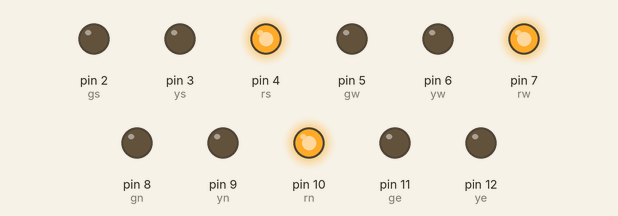
The sketch below on a simulated Arduino Uno, built with avr-gcc and run on an emulated ATmega328P. On the bench: output pins drawn as LEDs (lit = HIGH). Pins used as bus, display or sensor lines are not drawn.

Above: at 0.1 s.
At 1.1 s:
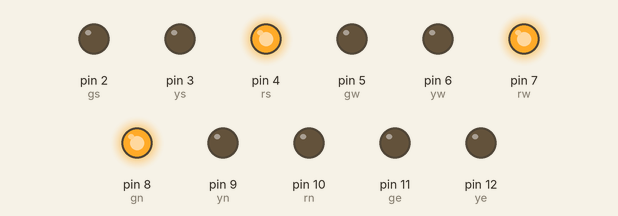
At 7.83 s:
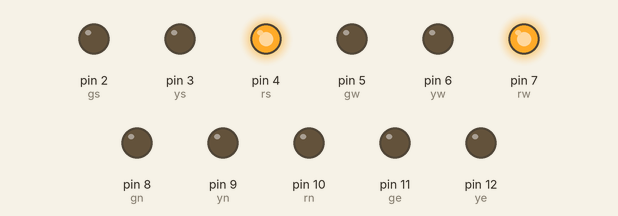
At 15.0 s:
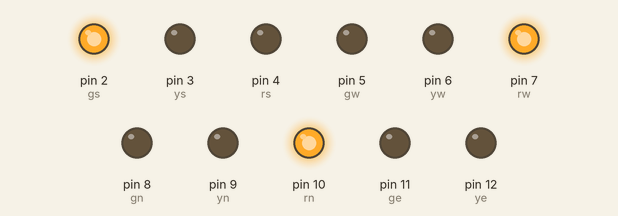
At 22.0 s:
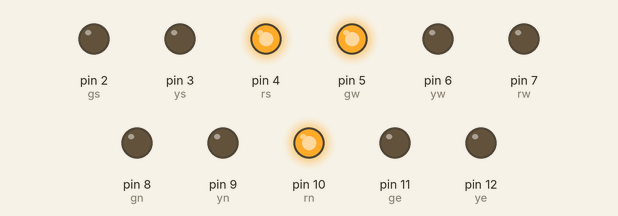
At 36.0 s:
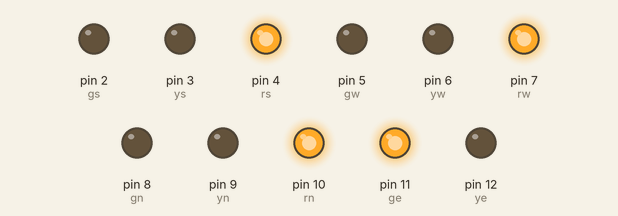
Timing chart, 0 to 37.5 s (numbered marks = the images above):
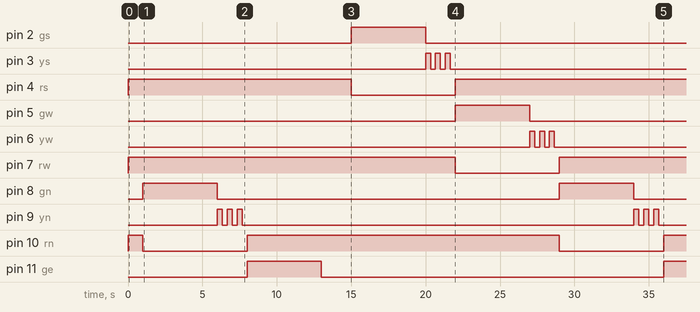

The sketch:

tf-code.ino
```cpp
/*
untuk memudahkan memanggil variabel, dilakukan deklarasi dan inisiasi variabel const int
nomor pin arduino ke nama lampu deklarasikan dengan huruf pertama adalah warna lampu dan huruf ke dua adalah posisi lampunya
contoh: re untuk red east, dan sebagainya
*/

//deklarasi dan inisiasi lampu simpang timur
const int re = 13; const int ye = 12; const int ge = 11;
//deklarasi dan inisiasi lampu simpang utara
const int rn = 10; const int yn = 9; const int gn = 8;
//deklarasi dan inisiasi lampu simpang barat
const int rw = 7; const int yw = 6; const int gw = 5;
//iisiasi lampu simpang selatan
const int rs = 4; const int ys = 3; const int gs = 2;

void setup()
{
  //inisiasi pin pada pinMode semua led adalah sebuah output
  pinMode(rn, OUTPUT); // merah utara
  pinMode(yn, OUTPUT); // kuning utara
  pinMode(gn, OUTPUT); // hijau utara

  pinMode(re, OUTPUT); // merah timur
  pinMode(ye, OUTPUT); // kuning timur
  pinMode(ge, OUTPUT); // hijau timur

  pinMode(rs, OUTPUT); // merah selatan
  pinMode(ys, OUTPUT); // kuning selatan
  pinMode(gs, OUTPUT); // hijau selatan

  pinMode(rw, OUTPUT); // merah barat
  pinMode(yw, OUTPUT); // kuning barat
  pinMode(gw, OUTPUT); // hijau barat

  //menginisasikan bahwa semua lampu merah dalam posisi menyala
  for (int i=2; i<=13; i++){
    pinMode(i,OUTPUT);
  }
  digitalWrite(rn,HIGH);
  digitalWrite(re,HIGH);
  digitalWrite(rs,HIGH);
  digitalWrite(rw,HIGH);
  //hold lampu merah sebelum looping setiap pertama kali run
  delay(1000);
}

void simpangOn(int red, int yellow, int green){
  /*
  - untuk mengatur bagaimana jadwal lampu menyala
  - lampu dimulai dari posisi utara dan kembali lagi ke utara secara bergantian sesuai arah jaruh jam
  - lampu merah harus menyala semua saat pertama kali di run
  */

  // mematikan lampu merah, menyalakan lampu hijau selama 5 detik

  digitalWrite(red,LOW);
  digitalWrite(green, HIGH);
  delay(5000);
  digitalWrite(green, LOW);

  for (int i = 0; i < 3; i++) {
    digitalWrite(yellow, HIGH);
    delay(333);
    digitalWrite(yellow, LOW);
    delay(333);
  }

  digitalWrite(red, HIGH);
}

void loop(){
  //buat looping trafficnya nyala gantian dari utara->timur->selatan->barat
  simpangOn(rn,yn,gn); // simpang utara
  simpangOn(re,ye,ge);// simpang timur
  simpangOn(rs,ys,gs); // simpang selatan
  simpangOn(rw,yw,gw); // simpang barat
}
```

Measured:
- by itself, pin 2 (gs): LOW → HIGH at 15.0 s, → LOW 5.0 s later
- by itself, pin 3 (ys): LOW → HIGH at 20.0 s, → LOW 0.33 s later, → HIGH 0.33 s later, → LOW 0.33 s later, … (6 changes in this stretch)
- by itself, pin 4 (rs): HIGH → LOW at 15.0 s, → HIGH 7.0 s later
- by itself, pin 5 (gw): LOW → HIGH at 22.0 s, → LOW 5.0 s later
- by itself, pin 6 (yw): LOW → HIGH at 27.0 s, → LOW 0.33 s later, → HIGH 0.33 s later, → LOW 0.33 s later, … (6 changes in this stretch)
- by itself, pin 7 (rw): HIGH → LOW at 22.0 s, → HIGH 7.0 s later
- by itself, pin 8 (gn): alternates HIGH for 5.0 s and LOW for 23.0 s
- by itself, pin 9 (yn): LOW → HIGH at 6.0 s, → LOW 0.33 s later, → HIGH 0.33 s later, → LOW 0.33 s later, … (12 changes in this stretch)
